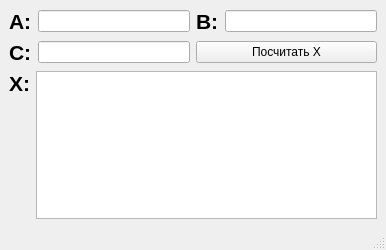
<?xml version="1.0" encoding="UTF-8"?>
<ui version="4.0">
 <class>MainWindow</class>
 <widget class="QMainWindow" name="MainWindow">
  <property name="geometry">
   <rect>
    <x>0</x>
    <y>0</y>
    <width>386</width>
    <height>250</height>
   </rect>
  </property>
  <property name="windowTitle">
   <string>MainWindow</string>
  </property>
  <widget class="QWidget" name="centralwidget">
   <layout class="QGridLayout" name="gridLayout_2">
    <item row="0" column="0">
     <layout class="QGridLayout" name="gridLayout">
      <item row="1" column="1">
       <widget class="QPushButton" name="calculate">
        <property name="text">
         <string>Посчитать X</string>
        </property>
       </widget>
      </item>
      <item row="0" column="0">
       <layout class="QHBoxLayout" name="horizontalLayout">
        <item>
         <widget class="QLabel" name="a_label">
          <property name="text">
           <string>&lt;html&gt;&lt;head/&gt;&lt;body&gt;&lt;p&gt;&lt;span style=&quot; font-size:16pt; font-weight:600;&quot;&gt;A:&lt;/span&gt;&lt;/p&gt;&lt;/body&gt;&lt;/html&gt;</string>
          </property>
         </widget>
        </item>
        <item>
         <widget class="QLineEdit" name="a_edit"/>
        </item>
       </layout>
      </item>
      <item row="1" column="0">
       <layout class="QHBoxLayout" name="horizontalLayout_3">
        <item>
         <widget class="QLabel" name="c_label">
          <property name="text">
           <string>&lt;html&gt;&lt;head/&gt;&lt;body&gt;&lt;p&gt;&lt;span style=&quot; font-size:16pt; font-weight:600;&quot;&gt;C:&lt;/span&gt;&lt;/p&gt;&lt;/body&gt;&lt;/html&gt;</string>
          </property>
         </widget>
        </item>
        <item>
         <widget class="QLineEdit" name="c_edit"/>
        </item>
       </layout>
      </item>
      <item row="0" column="1">
       <layout class="QHBoxLayout" name="horizontalLayout_2">
        <item>
         <widget class="QLabel" name="b_label">
          <property name="text">
           <string>&lt;html&gt;&lt;head/&gt;&lt;body&gt;&lt;p&gt;&lt;span style=&quot; font-size:16pt; font-weight:600;&quot;&gt;B:&lt;/span&gt;&lt;/p&gt;&lt;/body&gt;&lt;/html&gt;</string>
          </property>
         </widget>
        </item>
        <item>
         <widget class="QLineEdit" name="b_edit"/>
        </item>
       </layout>
      </item>
      <item row="2" column="0" colspan="2">
       <layout class="QHBoxLayout" name="horizontalLayout_4">
        <item alignment="Qt::AlignTop">
         <widget class="QLabel" name="x_label">
          <property name="text">
           <string>&lt;html&gt;&lt;head/&gt;&lt;body&gt;&lt;p&gt;&lt;span style=&quot; font-size:16pt; font-weight:600;&quot;&gt;X:&lt;/span&gt;&lt;/p&gt;&lt;/body&gt;&lt;/html&gt;</string>
          </property>
         </widget>
        </item>
        <item>
         <widget class="QTextBrowser" name="x_edit"/>
        </item>
       </layout>
      </item>
     </layout>
    </item>
   </layout>
  </widget>
  <widget class="QMenuBar" name="menubar">
   <property name="geometry">
    <rect>
     <x>0</x>
     <y>0</y>
     <width>386</width>
     <height>20</height>
    </rect>
   </property>
  </widget>
  <widget class="QStatusBar" name="statusbar"/>
 </widget>
 <resources/>
 <connections/>
</ui>
